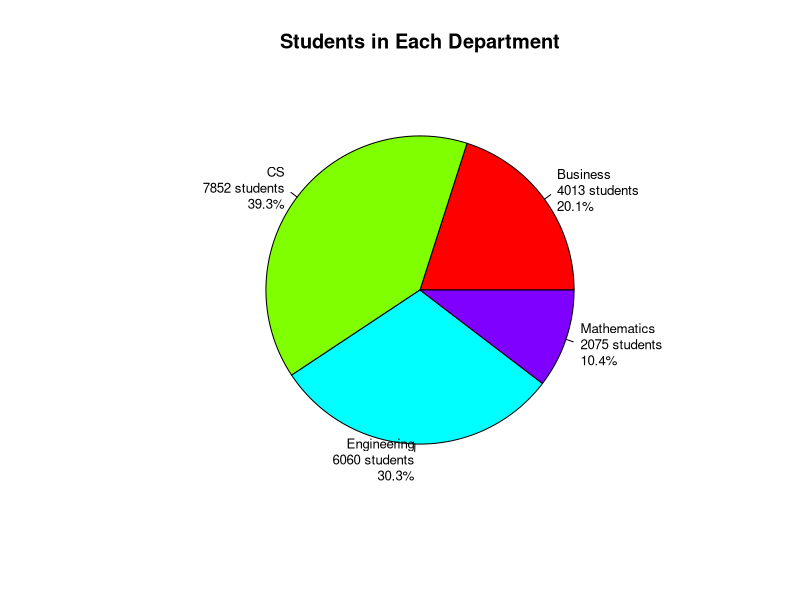
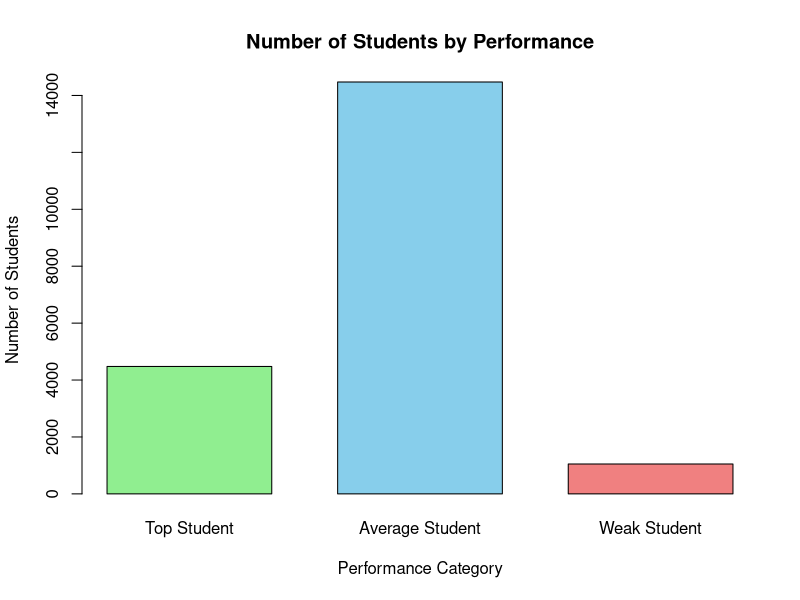
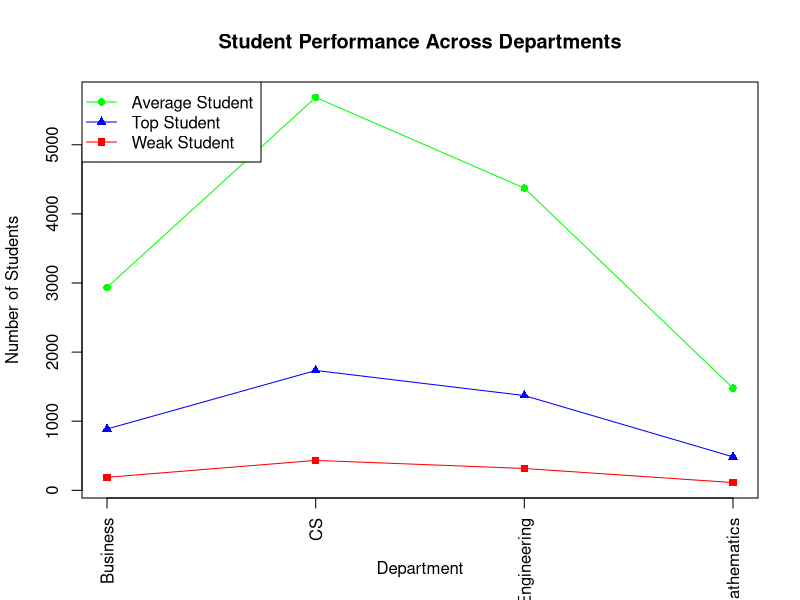

Here is the R script that generated these plots, in order:

# Step 1: Load the dataset
student_data <- read.csv("Data/student_data.csv.csv")

# Step 2: Check the dataset
print("Dataset loaded successfully!")
print(dim(student_data))

# Step 3: Display column names
print(names(student_data))

# Step 4: Display the first 6 records
head(student_data)


# Step 5: Calculate average marks
student_data$Average_Marks <- (
  student_data$Series1_Marks +
    student_data$Series2_Marks
) / 2

# Step 6: Calculate average percentage
student_data$Average_Percentage <-
  (student_data$Average_Marks / 40) * 100

# Step 7: Classify students
student_data$Performance <- ifelse(
  student_data$Average_Percentage >= 80,
  "Top Student",
  ifelse(
    student_data$Average_Percentage >= 50,
    "Average Student",
    "Weak Student"
  )
)

# Step 8: Display the results
head(student_data)

# Step 9: Count students in each category
print(table(student_data$Performance))


# Step 10: Save the processed dataset
write.csv(
  student_data,
  "Data/student_performance_results.csv",
  row.names = FALSE
)

print("Updated dataset saved successfully!")


# Step 11: Create a performance graph

performance_count <- table(student_data$Performance)

png("Graphs/performance_graph.png",
    width = 1000, height = 700)
# PIE CHART: Students in Each Department

department_count <- table(student_data$Department)

png("Graphs/students_in_each_department.png",
    width = 1000, height = 700)

pie(
  department_count,
  main = "Students in Each Department",
  col = rainbow(length(department_count)),
  labels = paste0(
    names(department_count),
    "\n", department_count, " students\n",
    round(100 * department_count / sum(department_count), 1), "%"
  ),
  cex = 0.8
)

dev.off()

# BAR CHART: Student Performance Categories

performance_count <- table(
  factor(
    student_data$Performance,
    levels = c("Top Student", "Average Student", "Weak Student")
  )
)

png("Graphs/student_performance_bar_chart.png",
    width = 1000, height = 700)

barplot(
  performance_count,
  main = "Number of Students by Performance",
  xlab = "Performance Category",
  ylab = "Number of Students",
  col = c("lightgreen", "skyblue", "lightcoral"),
  space = 0.4
)

dev.off()
# LINE GRAPH: Student Performance by Department

department_performance <- table(
  student_data$Department,
  student_data$Performance
)

png("Graphs/performance_by_department_line.png",
    width = 1000, height = 700)

matplot(
  department_performance,
  type = "o",
  pch = c(16, 17, 15),
  lty = 1,
  col = c("green", "blue", "red"),
  xaxt = "n",
  main = "Student Performance Across Departments",
  xlab = "Department",
  ylab = "Number of Students"
)

axis(
  1,
  at = 1:nrow(department_performance),
  labels = rownames(department_performance),
  las = 2
)

legend(
  "topleft",
  legend = colnames(department_performance),
  col = c("green", "blue", "red"),
  pch = c(16, 17, 15),
  lty = 1
)

dev.off()
